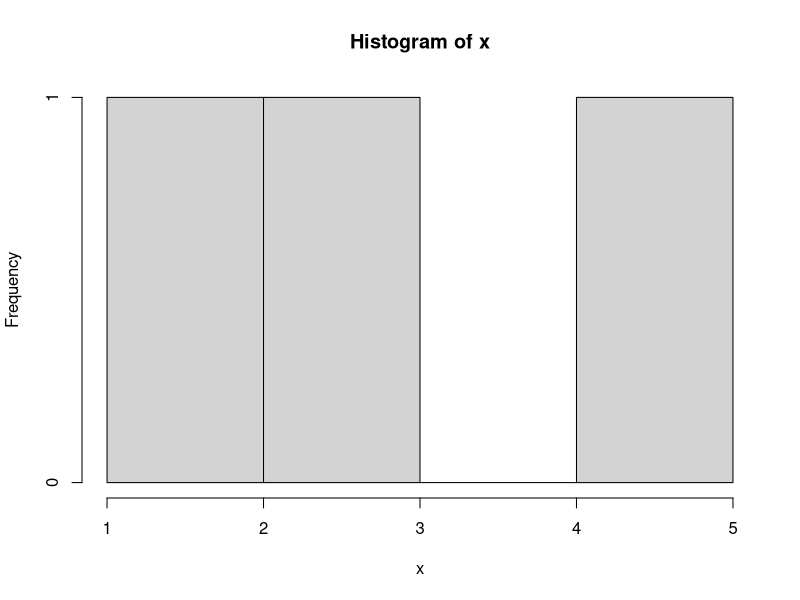
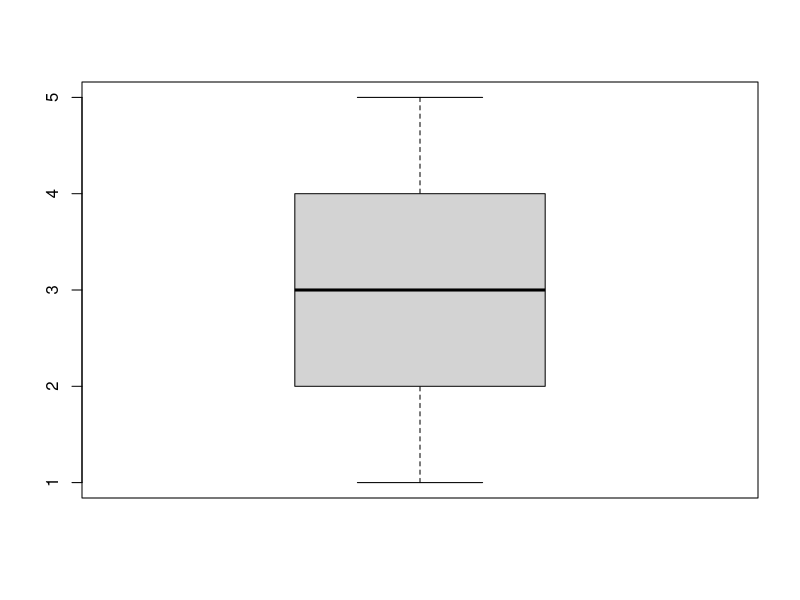

These charts were generated, in order, by the following R code:
scores<-c(5,6,7,8)
print(scores)
print(5:8)
print(seq(5,8))
print(seq(10,30,5))
print(mean(scores))
print(residscores<-scores-mean(scores))
print(residscores)
c("x", "y")[rep(c(1, 2, 2, 1), times = 4)]
x<-vector("numeric", length = 10)
print(x)
x<-c(1,3,5)
y<-c(3,2,10)
print(x)
print(y)
paste("a", "b" , sep=":")

f <- function(a, b) {
  return(a^2 + b)
}

result <- f(2, 3)  
print(result)

X<-1:4
Y<-2:3
X+Y

X = c(19,21,19,22,34,21,17)
summary(X)

print(hist(x))

boxplot(x)

X=c(3:25)

print(X)

X=rnorm(100)
print(X)

print(log2(32))

print(sqrt(2))

print(pi)

dbinom(5,100,0.047, FALSE)
dbinom(5,100,0.047,TRUE)

ppois(100,114,1)
ppois(115,114,0)
ppois(115,114,1)

